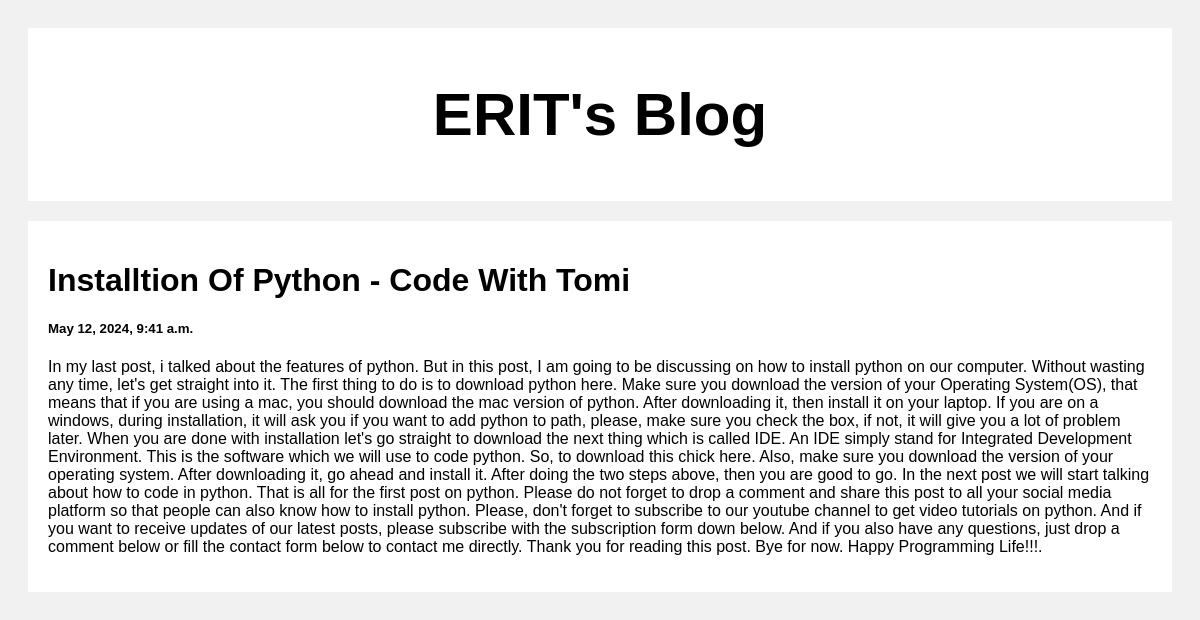
Screenshot of /post/3 with the database file from the repository.
### posts/models.py (models this page shows)
class Post(models.Model):
    title = models.CharField(max_length=200)
    body = models.CharField(max_length=1000000)
    created_at = models.DateTimeField(default=datetime.now, blank=True)

### posts/views.py (the view)
# urls.py: path('post/<str:pk>', views.post, name='post'),
def post(request,pk):
    posts = Post.objects.get(id=pk)
    return render(request,'posts.html',{'posts':posts})

### templates/posts.html (shortened to what this page needs)
<!DOCTYPE html>
<html>
<head>
</head>
<body>
<div class="header">
  <h2>ERIT's Blog</h2>
</div>
<div class="row">
  <div class="leftcolumn">
    <div class="card">
        <h1>{{posts.title}}</h1>
        <h5>{{posts.created_at}}</h5>
        <p>{{posts.body}}</p>
    </div>
  </div>
</div>
</body>
</html>

### templates/posts.html (style rules this page uses)
* { box-sizing: border-box; }
body { font-family: Arial; padding: 20px; background: #f1f1f1; }
.header { padding: 2px; font-size: 40px; text-align: center; background: white; }
.leftcolumn { float: left; width: 100%; }
.card { background-color: white; padding: 20px; margin-top: 20px; }
.row:after { content: ""; display: table; clear: both; }

### rows the page displays
Post: title "Installtion Of Python - Code With Tomi", created_at "May 12, 2024, 9:41 a.m.", body "In my last post, i talked about the features of python. But in this post, I am going to be discussing on how to install python on our computer. Without wasting any time, let's get straight into it. The first thing to do is to download python here. Make sure you download the version of your Operating System(OS), that means that if you are using a mac, you should download the mac version of python. After downloading it, then install it on your laptop. If you are on a windows, during installation, it will ask you if you want to add python to path, please, make sure you check the box, if not, it will give you a lot of problem later. When you are done with installation let's go straight to…"
